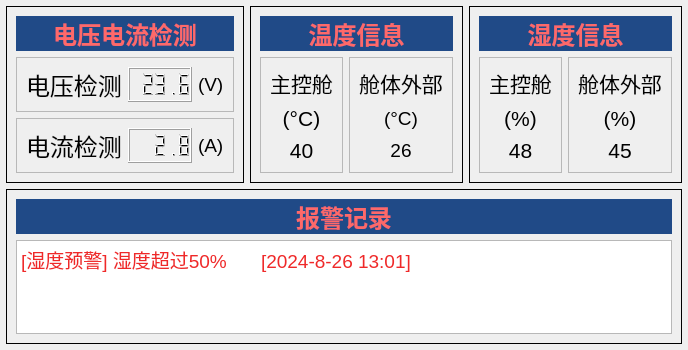
         <widget class="QWidget" name="page_state">
          <layout class="QHBoxLayout" name="horizontalLayout_19">
           <property name="leftMargin">
            <number>5</number>
           </property>
           <property name="topMargin">
            <number>5</number>
           </property>
           <property name="rightMargin">
            <number>5</number>
           </property>
           <property name="bottomMargin">
            <number>5</number>
           </property>
           <item>
            <widget class="QWidget" name="widget_2" native="true">
             <property name="styleSheet">
              <string notr="true">border-color: rgb(114, 159, 207);</string>
             </property>
             <layout class="QGridLayout" name="gridLayout_19">
              <property name="leftMargin">
               <number>1</number>
              </property>
              <property name="topMargin">
               <number>1</number>
              </property>
              <property name="rightMargin">
               <number>1</number>
              </property>
              <property name="bottomMargin">
               <number>1</number>
              </property>
              <item row="0" column="0">
               <widget class="QFrame" name="frame_8">
                <property name="frameShape">
                 <enum>QFrame::Box</enum>
                </property>
                <property name="frameShadow">
                 <enum>QFrame::Plain</enum>
                </property>
                <layout class="QVBoxLayout" name="verticalLayout_5">
                 <item>
                  <widget class="QLabel" name="label_14">
                   <property name="sizePolicy">
                    <sizepolicy hsizetype="Preferred" vsizetype="Fixed">
                     <horstretch>0</horstretch>
                     <verstretch>0</verstretch>
                    </sizepolicy>
                   </property>
                   <property name="font">
                    <font>
                     <pointsize>18</pointsize>
                     <bold>true</bold>
                    </font>
                   </property>
                   <property name="styleSheet">
                    <string notr="true">background-color: rgb(32, 74, 135);
color: rgb(254, 105, 105);</string>
                   </property>
                   <property name="text">
                    <string>电压电流检测</string>
                   </property>
                   <property name="alignment">
                    <set>Qt::AlignCenter</set>
                   </property>
                  </widget>
                 </item>
                 <item>
                  <widget class="QFrame" name="frame_9">
                   <property name="frameShape">
                    <enum>QFrame::StyledPanel</enum>
                   </property>
                   <property name="frameShadow">
                    <enum>QFrame::Raised</enum>
                   </property>
                   <layout class="QGridLayout" name="gridLayout_14">
                    <item row="0" column="1">
                     <widget class="QLCDNumber" name="lcdNumber">
                      <property name="smallDecimalPoint">
                       <bool>false</bool>
                      </property>
                      <property name="value" stdset="0">
                       <double>23.600000000000001</double>
                      </property>
                     </widget>
                    </item>
                    <item row="0" column="0">
                     <widget class="QLabel" name="label_15">
                      <property name="sizePolicy">
                       <sizepolicy hsizetype="Preferred" vsizetype="Preferred">
                        <horstretch>0</horstretch>
                        <verstretch>0</verstretch>
                       </sizepolicy>
                      </property>
                      <property name="font">
                       <font>
                        <pointsize>18</pointsize>
                       </font>
                      </property>
                      <property name="text">
                       <string>电压检测</string>
                      </property>
                     </widget>
                    </item>
                    <item row="0" column="2">
                     <widget class="QLabel" name="label_17">
                      <property name="sizePolicy">
                       <sizepolicy hsizetype="Fixed" vsizetype="Preferred">
                        <horstretch>0</horstretch>
                        <verstretch>0</verstretch>
                       </sizepolicy>
                      </property>
                      <property name="font">
                       <font>
                        <pointsize>14</pointsize>
                       </font>
                      </property>
                      <property name="text">
                       <string>(V)</string>
                      </property>
                     </widget>
                    </item>
                   </layout>
                  </widget>
                 </item>
                 <item>
                  <widget class="QFrame" name="frame_10">
                   <property name="frameShape">
                    <enum>QFrame::StyledPanel</enum>
                   </property>
                   <property name="frameShadow">
                    <enum>QFrame::Raised</enum>
                   </property>
                   <layout class="QGridLayout" name="gridLayout_15">
                    <item row="0" column="0">
                     <widget class="QLabel" name="label_16">
                      <property name="font">
                       <font>
                        <pointsize>18</pointsize>
                       </font>
                      </property>
                      <property name="text">
                       <string>电流检测</string>
                      </property>
                     </widget>
                    </item>
                    <item row="0" column="1">
                     <widget class="QLCDNumber" name="lcdNumber_2">
                      <property name="value" stdset="0">
                       <double>2.800000000000000</double>
                      </property>
                     </widget>
                    </item>
                    <item row="0" column="2">
                     <widget class="QLabel" name="label_18">
                      <property name="sizePolicy">
                       <sizepolicy hsizetype="Fixed" vsizetype="Preferred">
                        <horstretch>0</horstretch>
                        <verstretch>0</verstretch>
                       </sizepolicy>
                      </property>
                      <property name="font">
                       <font>
                        <pointsize>14</pointsize>
                       </font>
                      </property>
                      <property name="text">
                       <string>(A)</string>
                      </property>
                     </widget>
                    </item>
                   </layout>
                  </widget>
                 </item>
                </layout>
               </widget>
              </item>
              <item row="0" column="1">
               <widget class="QFrame" name="frame_5">
                <property name="frameShape">
                 <enum>QFrame::Box</enum>
                </property>
                <property name="frameShadow">
                 <enum>QFrame::Plain</enum>
                </property>
                <layout class="QGridLayout" name="gridLayout_11">
                 <item row="2" column="1">
                  <widget class="QFrame" name="frame_7">
                   <property name="frameShape">
                    <enum>QFrame::StyledPanel</enum>
                   </property>
                   <property name="frameShadow">
                    <enum>QFrame::Raised</enum>
                   </property>
                   <layout class="QGridLayout" name="gridLayout_13">
                    <item row="0" column="0">
                     <widget class="QLabel" name="label_10">
                      <property name="font">
                       <font>
                        <pointsize>16</pointsize>
                       </font>
                      </property>
                      <property name="text">
                       <string>舱体外部</string>
                      </property>
                      <property name="alignment">
                       <set>Qt::AlignCenter</set>
                      </property>
                     </widget>
                    </item>
                    <item row="1" column="0">
                     <widget class="QLabel" name="label_11">
                      <property name="font">
                       <font>
                        <pointsize>14</pointsize>
                       </font>
                      </property>
                      <property name="text">
                       <string>(°C)</string>
                      </property>
                      <property name="alignment">
                       <set>Qt::AlignCenter</set>
                      </property>
                     </widget>
                    </item>
                    <item row="2" column="0">
                     <widget class="QLabel" name="label_13">
                      <property name="font">
                       <font>
                        <pointsize>14</pointsize>
                       </font>
                      </property>
                      <property name="text">
                       <string>26</string>
                      </property>
                      <property name="alignment">
                       <set>Qt::AlignCenter</set>
                      </property>
                     </widget>
                    </item>
                   </layout>
                  </widget>
                 </item>
                 <item row="2" column="0">
                  <widget class="QFrame" name="frame_6">
                   <property name="frameShape">
                    <enum>QFrame::StyledPanel</enum>
                   </property>
                   <property name="frameShadow">
                    <enum>QFrame::Raised</enum>
                   </property>
                   <layout class="QGridLayout" name="gridLayout_12">
                    <item row="1" column="0">
                     <widget class="QLabel" name="label_9">
                      <property name="font">
                       <font>
                        <pointsize>16</pointsize>
                       </font>
                      </property>
                      <property name="text">
                       <string>(°C)</string>
                      </property>
                      <property name="alignment">
                       <set>Qt::AlignCenter</set>
                      </property>
                     </widget>
                    </item>
                    <item row="2" column="0">
                     <widget class="QLabel" name="label_12">
                      <property name="font">
                       <font>
                        <pointsize>16</pointsize>
                       </font>
                      </property>
                      <property name="text">
                       <string>40</string>
                      </property>
                      <property name="alignment">
                       <set>Qt::AlignCenter</set>
                      </property>
                     </widget>
                    </item>
                    <item row="0" column="0">
                     <widget class="QLabel" name="label_6">
                      <property name="font">
                       <font>
                        <pointsize>16</pointsize>
                       </font>
                      </property>
                      <property name="text">
                       <string>主控舱</string>
                      </property>
                      <property name="alignment">
                       <set>Qt::AlignCenter</set>
                      </property>
                     </widget>
                    </item>
                   </layout>
                  </widget>
                 </item>
                 <item row="1" column="0" colspan="2">
                  <widget class="QLabel" name="label_4">
                   <property name="sizePolicy">
                    <sizepolicy hsizetype="Preferred" vsizetype="Fixed">
                     <horstretch>0</horstretch>
                     <verstretch>0</verstretch>
                    </sizepolicy>
                   </property>
                   <property name="font">
                    <font>
                     <pointsize>18</pointsize>
                     <bold>true</bold>
                    </font>
                   </property>
                   <property name="styleSheet">
                    <string notr="true">background-color: rgb(32, 74, 135);
color: rgb(254, 105, 105);</string>
                   </property>
                   <property name="text">
                    <string>温度信息</string>
                   </property>
                   <property name="alignment">
                    <set>Qt::AlignCenter</set>
                   </property>
                  </widget>
                 </item>
                </layout>
               </widget>
              </item>
              <item row="0" column="2">
               <widget class="QFrame" name="frame_12">
                <property name="frameShape">
                 <enum>QFrame::Box</enum>
                </property>
                <property name="frameShadow">
                 <enum>QFrame::Plain</enum>
                </property>
                <layout class="QGridLayout" name="gridLayout_16">
                 <item row="2" column="1">
                  <widget class="QFrame" name="frame_13">
                   <property name="frameShape">
                    <enum>QFrame::StyledPanel</enum>
                   </property>
                   <property name="frameShadow">
                    <enum>QFrame::Raised</enum>
                   </property>
                   <layout class="QGridLayout" name="gridLayout_17">
                    <item row="1" column="0">
                     <widget class="QLabel" name="label_21">
                      <property name="font">
                       <font>
                        <pointsize>16</pointsize>
                       </font>
                      </property>
                      <property name="text">
                       <string>(%)</string>
                      </property>
                      <property name="alignment">
                       <set>Qt::AlignCenter</set>
                      </property>
                     </widget>
                    </item>
                    <item row="2" column="0">
                     <widget class="QLabel" name="label_22">
                      <property name="font">
                       <font>
                        <pointsize>16</pointsize>
                       </font>
                      </property>
                      <property name="text">
                       <string>45</string>
                      </property>
                      <property name="alignment">
                       <set>Qt::AlignCenter</set>
                      </property>
                     </widget>
                    </item>
                    <item row="0" column="0">
                     <widget class="QLabel" name="label_20">
                      <property name="font">
                       <font>
                        <pointsize>16</pointsize>
                       </font>
                      </property>
                      <property name="text">
                       <string>舱体外部</string>
                      </property>
                      <property name="alignment">
                       <set>Qt::AlignCenter</set>
                      </property>
                     </widget>
                    </item>
                   </layout>
                  </widget>
                 </item>
                 <item row="2" column="0">
                  <widget class="QFrame" name="frame_14">
                   <property name="frameShape">
                    <enum>QFrame::StyledPanel</enum>
                   </property>
                   <property name="frameShadow">
                    <enum>QFrame::Raised</enum>
                   </property>
                   <layout class="QGridLayout" name="gridLayout_18">
                    <item row="2" column="0">
                     <widget class="QLabel" name="label_24">
                      <property name="font">
                       <font>
                        <pointsize>16</pointsize>
                       </font>
                      </property>
                      <property name="text">
                       <string>48</string>
                      </property>
                      <property name="alignment">
                       <set>Qt::AlignCenter</set>
                      </property>
                     </widget>
                    </item>
                    <item row="1" column="0">
                     <widget class="QLabel" name="label_23">
                      <property name="font">
                       <font>
                        <pointsize>16</pointsize>
                       </font>
                      </property>
                      <property name="text">
                       <string>(%)</string>
                      </property>
                      <property name="alignment">
                       <set>Qt::AlignCenter</set>
                      </property>
                     </widget>
                    </item>
                    <item row="0" column="0">
                     <widget class="QLabel" name="label_25">
                      <property name="font">
                       <font>
                        <pointsize>16</pointsize>
                       </font>
                      </property>
                      <property name="text">
                       <string>主控舱</string>
                      </property>
                      <property name="alignment">
                       <set>Qt::AlignCenter</set>
                      </property>
                     </widget>
                    </item>
                   </layout>
                  </widget>
                 </item>
                 <item row="1" column="0" colspan="2">
                  <widget class="QLabel" name="label_26">
                   <property name="sizePolicy">
                    <sizepolicy hsizetype="Preferred" vsizetype="Fixed">
                     <horstretch>0</horstretch>
                     <verstretch>0</verstretch>
                    </sizepolicy>
                   </property>
                   <property name="font">
                    <font>
                     <pointsize>18</pointsize>
                     <bold>true</bold>
                    </font>
                   </property>
                   <property name="styleSheet">
                    <string notr="true">background-color: rgb(32, 74, 135);
color: rgb(254, 105, 105);</string>
                   </property>
                   <property name="text">
                    <string>湿度信息</string>
                   </property>
                   <property name="alignment">
                    <set>Qt::AlignCenter</set>
                   </property>
                  </widget>
                 </item>
                </layout>
               </widget>
              </item>
              <item row="1" column="0" colspan="3">
               <widget class="QFrame" name="frame_11">
                <property name="frameShape">
                 <enum>QFrame::Box</enum>
                </property>
                <property name="frameShadow">
                 <enum>QFrame::Plain</enum>
                </property>
                <layout class="QVBoxLayout" name="verticalLayout_6">
                 <item>
                  <widget class="QLabel" name="label_19">
                   <property name="font">
                    <font>
                     <pointsize>18</pointsize>
                     <bold>true</bold>
                    </font>
                   </property>
                   <property name="styleSheet">
                    <string notr="true">background-color: rgb(32, 74, 135);
color: rgb(254, 105, 105);</string>
                   </property>
                   <property name="text">
                    <string>报警记录</string>
                   </property>
                   <property name="alignment">
                    <set>Qt::AlignCenter</set>
                   </property>
                  </widget>
                 </item>
                 <item>
                  <widget class="QTextBrowser" name="textBrowser_2">
                   <property name="font">
                    <font>
                     <pointsize>14</pointsize>
                    </font>
                   </property>
                   <property name="horizontalScrollBarPolicy">
                    <enum>Qt::ScrollBarAlwaysOff</enum>
                   </property>
                   <property name="sizeAdjustPolicy">
                    <enum>QAbstractScrollArea::AdjustToContents</enum>
                   </property>
                   <property name="html">
                    <string>&lt;!DOCTYPE HTML PUBLIC &quot;-//W3C//DTD HTML 4.0//EN&quot; &quot;http://www.w3.org/TR/REC-html40/strict.dtd&quot;&gt;
&lt;html&gt;&lt;head&gt;&lt;meta name=&quot;qrichtext&quot; content=&quot;1&quot; /&gt;&lt;meta charset=&quot;utf-8&quot; /&gt;&lt;style type=&quot;text/css&quot;&gt;
p, li { white-space: pre-wrap; }
hr { height: 1px; border-width: 0; }
li.unchecked::marker { content: &quot;\2610&quot;; }
li.checked::marker { content: &quot;\2612&quot;; }
&lt;/style&gt;&lt;/head&gt;&lt;body style=&quot; font-family:'Microsoft YaHei UI'; font-size:14pt; font-weight:400; font-style:normal;&quot;&gt;
&lt;p style=&quot; margin-top:0px; margin-bottom:0px; margin-left:0px; margin-right:0px; -qt-block-indent:0; text-indent:0px;&quot;&gt;&lt;span style=&quot; font-family:'Ubuntu'; color:#ef2929;&quot;&gt;[湿度预警] 湿度超过50%	[2024-8-26 13:01]&lt;/span&gt;&lt;/p&gt;&lt;/body&gt;&lt;/html&gt;</string>
                   </property>
                   <property name="openExternalLinks">
                    <bool>false</bool>
                   </property>
                  </widget>
                 </item>
                </layout>
               </widget>
              </item>
             </layout>
            </widget>
           </item>
          </layout>
         </widget>
